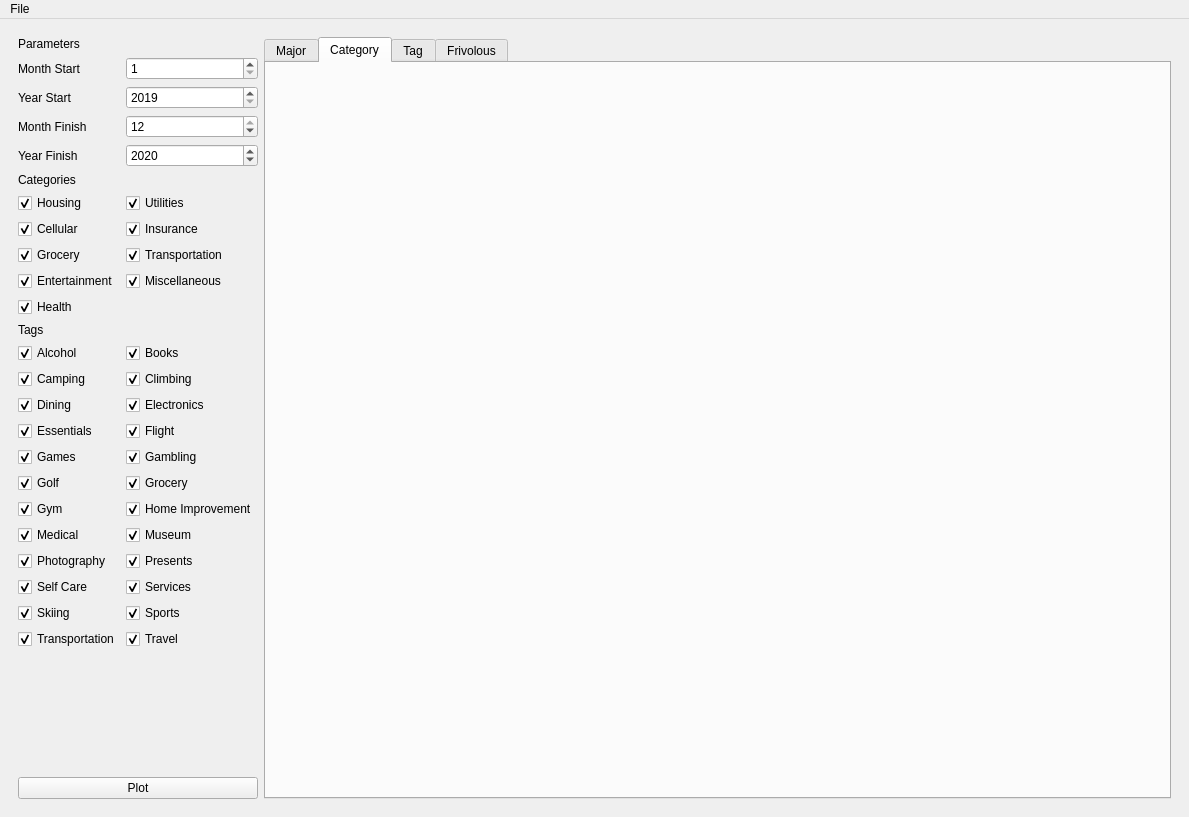
<?xml version="1.0" encoding="UTF-8"?>
<ui version="4.0">
 <class>MainWindow</class>
 <widget class="QMainWindow" name="MainWindow">
  <property name="geometry">
   <rect>
    <x>0</x>
    <y>0</y>
    <width>1189</width>
    <height>817</height>
   </rect>
  </property>
  <property name="windowTitle">
   <string>MainWindow</string>
  </property>
  <widget class="QWidget" name="centralwidget">
   <property name="sizePolicy">
    <sizepolicy hsizetype="Maximum" vsizetype="Maximum">
     <horstretch>0</horstretch>
     <verstretch>0</verstretch>
    </sizepolicy>
   </property>
   <property name="minimumSize">
    <size>
     <width>906</width>
     <height>661</height>
    </size>
   </property>
   <layout class="QHBoxLayout" name="horizontalLayout_2">
    <item>
     <widget class="QWidget" name="horizontalWidget" native="true">
      <property name="sizePolicy">
       <sizepolicy hsizetype="Expanding" vsizetype="Expanding">
        <horstretch>0</horstretch>
        <verstretch>0</verstretch>
       </sizepolicy>
      </property>
      <layout class="QHBoxLayout" name="horizontalLayout">
       <item>
        <layout class="QVBoxLayout" name="verticalLayout">
         <item>
          <layout class="QGridLayout" name="gridLayout">
           <item row="8" column="0">
            <widget class="QLabel" name="label_6">
             <property name="text">
              <string>Categories</string>
             </property>
            </widget>
           </item>
           <item row="21" column="1">
            <widget class="QCheckBox" name="cb_home_improvement">
             <property name="text">
              <string>Home Improvement</string>
             </property>
             <property name="checked">
              <bool>true</bool>
             </property>
            </widget>
           </item>
           <item row="6" column="0">
            <widget class="QLabel" name="label_2">
             <property name="text">
              <string>Month Finish</string>
             </property>
            </widget>
           </item>
           <item row="7" column="1">
            <widget class="QSpinBox" name="sb_year_end">
             <property name="minimum">
              <number>2019</number>
             </property>
             <property name="maximum">
              <number>2021</number>
             </property>
             <property name="value">
              <number>2020</number>
             </property>
            </widget>
           </item>
           <item row="7" column="0">
            <widget class="QLabel" name="label_4">
             <property name="text">
              <string>Year Finish</string>
             </property>
            </widget>
           </item>
           <item row="4" column="0">
            <widget class="QLabel" name="label_3">
             <property name="text">
              <string>Year Start</string>
             </property>
            </widget>
           </item>
           <item row="22" column="0">
            <widget class="QCheckBox" name="cb_medical">
             <property name="text">
              <string>Medical</string>
             </property>
             <property name="checked">
              <bool>true</bool>
             </property>
            </widget>
           </item>
           <item row="14" column="0">
            <widget class="QLabel" name="label_7">
             <property name="text">
              <string>Tags</string>
             </property>
            </widget>
           </item>
           <item row="24" column="1">
            <widget class="QCheckBox" name="cb_services">
             <property name="text">
              <string>Services</string>
             </property>
             <property name="checked">
              <bool>true</bool>
             </property>
            </widget>
           </item>
           <item row="9" column="1">
            <widget class="QCheckBox" name="cb_utilities">
             <property name="text">
              <string>Utilities</string>
             </property>
             <property name="checked">
              <bool>true</bool>
             </property>
            </widget>
           </item>
           <item row="20" column="1">
            <widget class="QCheckBox" name="cb_grocery_tag">
             <property name="text">
              <string>Grocery</string>
             </property>
             <property name="checked">
              <bool>true</bool>
             </property>
            </widget>
           </item>
           <item row="24" column="0">
            <widget class="QCheckBox" name="cb_self_care">
             <property name="text">
              <string>Self Care</string>
             </property>
             <property name="checked">
              <bool>true</bool>
             </property>
            </widget>
           </item>
           <item row="10" column="1">
            <widget class="QCheckBox" name="cb_insurance">
             <property name="text">
              <string>Insurance</string>
             </property>
             <property name="checked">
              <bool>true</bool>
             </property>
            </widget>
           </item>
           <item row="12" column="1">
            <widget class="QCheckBox" name="cb_miscellaneous">
             <property name="text">
              <string>Miscellaneous</string>
             </property>
             <property name="checked">
              <bool>true</bool>
             </property>
            </widget>
           </item>
           <item row="20" column="0">
            <widget class="QCheckBox" name="cb_golf">
             <property name="text">
              <string>Golf</string>
             </property>
             <property name="checked">
              <bool>true</bool>
             </property>
            </widget>
           </item>
           <item row="23" column="1">
            <widget class="QCheckBox" name="cb_presents">
             <property name="text">
              <string>Presents</string>
             </property>
             <property name="checked">
              <bool>true</bool>
             </property>
            </widget>
           </item>
           <item row="9" column="0">
            <widget class="QCheckBox" name="cb_housing">
             <property name="text">
              <string>Housing</string>
             </property>
             <property name="checked">
              <bool>true</bool>
             </property>
            </widget>
           </item>
           <item row="19" column="0">
            <widget class="QCheckBox" name="cb_games">
             <property name="text">
              <string>Games</string>
             </property>
             <property name="checked">
              <bool>true</bool>
             </property>
            </widget>
           </item>
           <item row="12" column="0">
            <widget class="QCheckBox" name="cb_entertainment">
             <property name="text">
              <string>Entertainment</string>
             </property>
             <property name="checked">
              <bool>true</bool>
             </property>
            </widget>
           </item>
           <item row="3" column="0">
            <widget class="QLabel" name="label">
             <property name="text">
              <string>Month Start</string>
             </property>
            </widget>
           </item>
           <item row="23" column="0">
            <widget class="QCheckBox" name="cb_photography">
             <property name="text">
              <string>Photography</string>
             </property>
             <property name="checked">
              <bool>true</bool>
             </property>
            </widget>
           </item>
           <item row="11" column="1">
            <widget class="QCheckBox" name="cb_transportation">
             <property name="text">
              <string>Transportation</string>
             </property>
             <property name="checked">
              <bool>true</bool>
             </property>
            </widget>
           </item>
           <item row="18" column="1">
            <widget class="QCheckBox" name="cb_flight">
             <property name="text">
              <string>Flight</string>
             </property>
             <property name="checked">
              <bool>true</bool>
             </property>
            </widget>
           </item>
           <item row="17" column="0">
            <widget class="QCheckBox" name="cb_dining">
             <property name="text">
              <string>Dining</string>
             </property>
             <property name="checked">
              <bool>true</bool>
             </property>
            </widget>
           </item>
           <item row="15" column="1">
            <widget class="QCheckBox" name="cb_books">
             <property name="text">
              <string>Books</string>
             </property>
             <property name="checked">
              <bool>true</bool>
             </property>
            </widget>
           </item>
           <item row="11" column="0">
            <widget class="QCheckBox" name="cb_grocery">
             <property name="text">
              <string>Grocery</string>
             </property>
             <property name="checked">
              <bool>true</bool>
             </property>
            </widget>
           </item>
           <item row="13" column="0">
            <widget class="QCheckBox" name="cb_health">
             <property name="text">
              <string>Health</string>
             </property>
             <property name="checked">
              <bool>true</bool>
             </property>
            </widget>
           </item>
           <item row="16" column="1">
            <widget class="QCheckBox" name="cb_climbing">
             <property name="text">
              <string>Climbing</string>
             </property>
             <property name="checked">
              <bool>true</bool>
             </property>
            </widget>
           </item>
           <item row="17" column="1">
            <widget class="QCheckBox" name="cb_electronics">
             <property name="text">
              <string>Electronics</string>
             </property>
             <property name="checked">
              <bool>true</bool>
             </property>
            </widget>
           </item>
           <item row="3" column="1">
            <widget class="QSpinBox" name="sb_month_start">
             <property name="minimum">
              <number>1</number>
             </property>
             <property name="maximum">
              <number>12</number>
             </property>
            </widget>
           </item>
           <item row="16" column="0">
            <widget class="QCheckBox" name="cb_camping">
             <property name="text">
              <string>Camping</string>
             </property>
             <property name="checked">
              <bool>true</bool>
             </property>
            </widget>
           </item>
           <item row="15" column="0">
            <widget class="QCheckBox" name="cb_alcohol">
             <property name="text">
              <string>Alcohol</string>
             </property>
             <property name="checked">
              <bool>true</bool>
             </property>
            </widget>
           </item>
           <item row="4" column="1">
            <widget class="QSpinBox" name="sb_year_start">
             <property name="minimum">
              <number>2019</number>
             </property>
             <property name="maximum">
              <number>2022</number>
             </property>
            </widget>
           </item>
           <item row="21" column="0">
            <widget class="QCheckBox" name="cb_gym">
             <property name="text">
              <string>Gym</string>
             </property>
             <property name="checked">
              <bool>true</bool>
             </property>
            </widget>
           </item>
           <item row="19" column="1">
            <widget class="QCheckBox" name="cb_gambling">
             <property name="text">
              <string>Gambling</string>
             </property>
             <property name="checked">
              <bool>true</bool>
             </property>
            </widget>
           </item>
           <item row="22" column="1">
            <widget class="QCheckBox" name="cb_museum">
             <property name="text">
              <string>Museum</string>
             </property>
             <property name="checked">
              <bool>true</bool>
             </property>
            </widget>
           </item>
           <item row="18" column="0">
            <widget class="QCheckBox" name="cb_essentials">
             <property name="text">
              <string>Essentials</string>
             </property>
             <property name="checked">
              <bool>true</bool>
             </property>
            </widget>
           </item>
           <item row="6" column="1">
            <widget class="QSpinBox" name="sb_month_end">
             <property name="minimum">
              <number>1</number>
             </property>
             <property name="maximum">
              <number>12</number>
             </property>
             <property name="value">
              <number>12</number>
             </property>
            </widget>
           </item>
           <item row="2" column="0">
            <widget class="QLabel" name="label_5">
             <property name="text">
              <string>Parameters</string>
             </property>
            </widget>
           </item>
           <item row="10" column="0">
            <widget class="QCheckBox" name="cb_cellular">
             <property name="text">
              <string>Cellular</string>
             </property>
             <property name="checked">
              <bool>true</bool>
             </property>
            </widget>
           </item>
           <item row="25" column="1">
            <widget class="QCheckBox" name="cb_sports">
             <property name="text">
              <string>Sports</string>
             </property>
             <property name="checked">
              <bool>true</bool>
             </property>
            </widget>
           </item>
           <item row="25" column="0">
            <widget class="QCheckBox" name="cb_skiing">
             <property name="text">
              <string>Skiing</string>
             </property>
             <property name="checked">
              <bool>true</bool>
             </property>
            </widget>
           </item>
           <item row="26" column="0">
            <widget class="QCheckBox" name="cb_transportation_tag">
             <property name="text">
              <string>Transportation</string>
             </property>
             <property name="checked">
              <bool>true</bool>
             </property>
            </widget>
           </item>
           <item row="26" column="1">
            <widget class="QCheckBox" name="cb_travel">
             <property name="text">
              <string>Travel</string>
             </property>
             <property name="checked">
              <bool>true</bool>
             </property>
            </widget>
           </item>
          </layout>
         </item>
         <item>
          <spacer name="verticalSpacer_2">
           <property name="orientation">
            <enum>Qt::Vertical</enum>
           </property>
           <property name="sizeHint" stdset="0">
            <size>
             <width>20</width>
             <height>40</height>
            </size>
           </property>
          </spacer>
         </item>
         <item>
          <widget class="QPushButton" name="pb_plot">
           <property name="text">
            <string>Plot</string>
           </property>
          </widget>
         </item>
        </layout>
       </item>
       <item>
        <widget class="QTabWidget" name="tabWidget">
         <property name="currentIndex">
          <number>1</number>
         </property>
         <widget class="QWidget" name="tab_major">
          <attribute name="title">
           <string>Major</string>
          </attribute>
          <layout class="QHBoxLayout" name="horizontalLayout_6">
           <item>
            <widget class="MplWidget" name="mpl_major" native="true"/>
           </item>
          </layout>
         </widget>
         <widget class="QWidget" name="tab_category">
          <attribute name="title">
           <string>Category</string>
          </attribute>
          <layout class="QHBoxLayout" name="horizontalLayout_4">
           <item>
            <widget class="MplWidget" name="mpl_category" native="true"/>
           </item>
          </layout>
         </widget>
         <widget class="QWidget" name="tab_tag">
          <attribute name="title">
           <string>Tag</string>
          </attribute>
          <layout class="QHBoxLayout" name="horizontalLayout_5">
           <item>
            <widget class="MplWidget" name="mpl_tag" native="true"/>
           </item>
          </layout>
         </widget>
         <widget class="QWidget" name="tab_frivolous">
          <attribute name="title">
           <string>Frivolous</string>
          </attribute>
          <layout class="QHBoxLayout" name="horizontalLayout_3">
           <item>
            <widget class="MplWidget" name="mpl_frivolous" native="true"/>
           </item>
          </layout>
         </widget>
        </widget>
       </item>
      </layout>
     </widget>
    </item>
   </layout>
  </widget>
  <widget class="QMenuBar" name="menuBar">
   <property name="geometry">
    <rect>
     <x>0</x>
     <y>0</y>
     <width>1189</width>
     <height>23</height>
    </rect>
   </property>
   <widget class="QMenu" name="menuFile">
    <property name="title">
     <string>File</string>
    </property>
    <addaction name="actionData_Folder"/>
   </widget>
   <addaction name="menuFile"/>
  </widget>
  <action name="actionData_Folder">
   <property name="text">
    <string>Data Folder</string>
   </property>
  </action>
 </widget>
 <customwidgets>
  <customwidget>
   <class>MplWidget</class>
   <extends>QWidget</extends>
   <header>mplwidget.h</header>
   <container>1</container>
  </customwidget>
 </customwidgets>
 <resources/>
 <connections/>
</ui>
